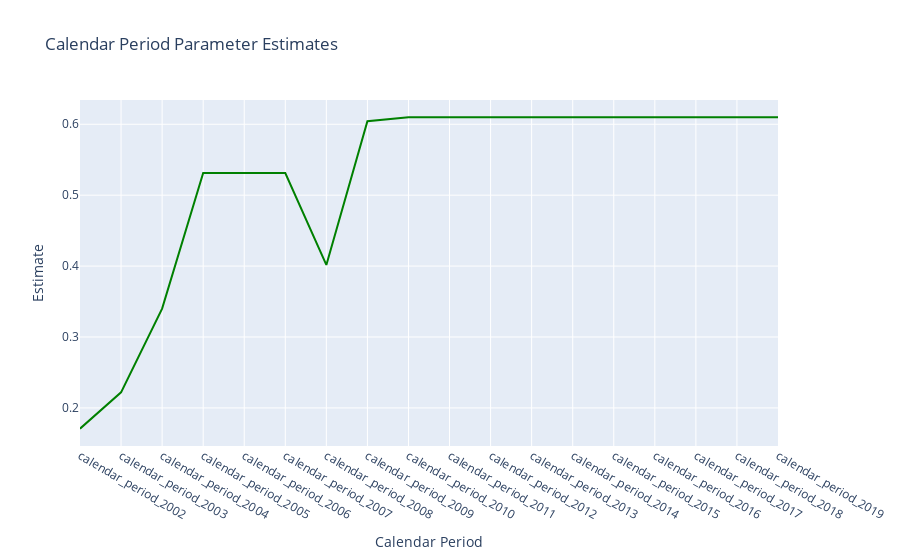

The notebook cell this image was saved under:
### Code cell
rky.icrfs.TrendPlot('cal')

### Figure 1 — Plotly figure (JSON) as saved in the notebook; plotly's stock layout.template omitted (floating-point values rounded to 4 significant figures)
{"data": [{"hovertemplate": "Calendar Period=%{x}<br>Estimate=%{y}<extra></extra>", "legendgroup": "", "line": {"color": "green", "dash": "solid"}, "marker": {"symbol": "circle"}, "mode": "lines", "name": "", "orientation": "v", "showlegend": false, "type": "scatter", "x": ["calendar_period_2002", "calendar_period_2003", "calendar_period_2004", "calendar_period_2005", "calendar_period_2006", "calendar_period_2007", "calendar_period_2008", "calendar_period_2009", "calendar_period_2010", "calendar_period_2011", "calendar_period_2012", "calendar_period_2013", "calendar_period_2014", "calendar_period_2015", "calendar_period_2016", "calendar_period_2017", "calendar_period_2018", "calendar_period_2019"], "xaxis": "x", "y": [0.1707, 0.222, 0.34, 0.5312, 0.5312, 0.5312, 0.4016, 0.6043, 0.6098, 0.6098, 0.6098, 0.6098, 0.6098, 0.6098, 0.6098, 0.6098, 0.6098, 0.6098], "yaxis": "y"}], "layout": {"legend": {"tracegroupgap": 0}, "showlegend": false, "title": {"text": "Calendar Period Parameter Estimates"}, "xaxis": {"anchor": "y", "domain": [0, 1], "title": {"text": "Calendar Period"}}, "yaxis": {"anchor": "x", "domain": [0, 1], "title": {"text": "Estimate"}}}}
